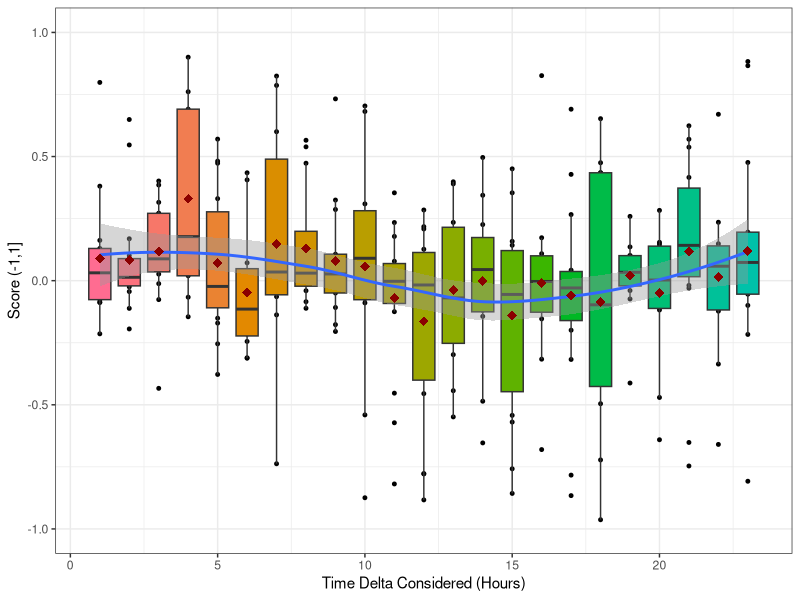
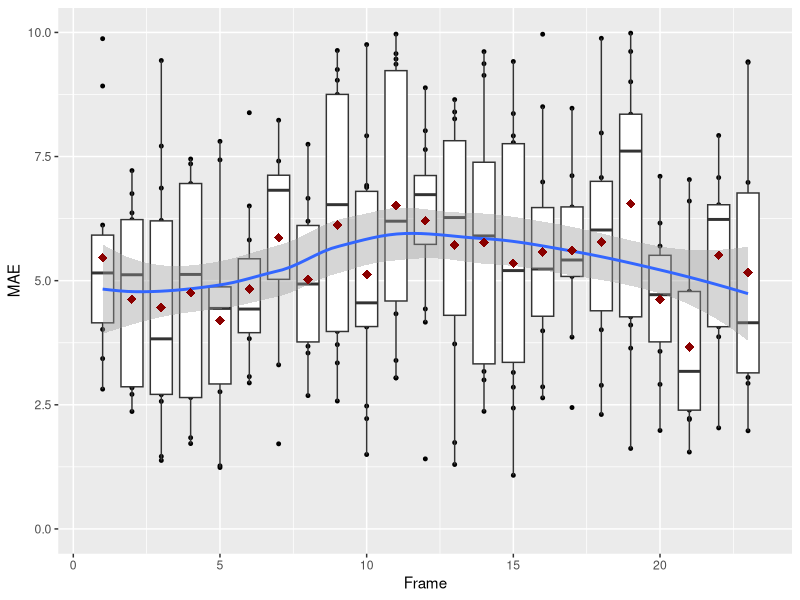
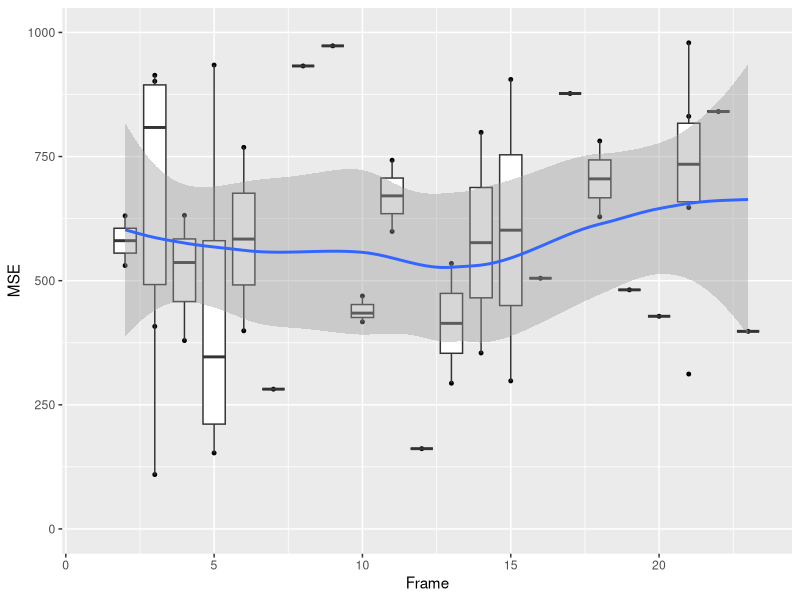
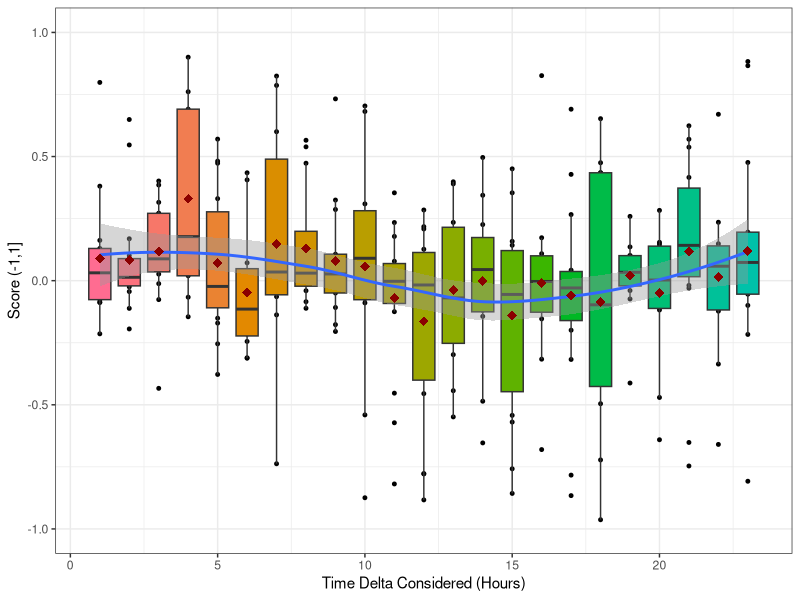

Reproduce these figures in R, in order.
library(ggplot2)
data <-read.csv('../raw/ML.tsv', header=T, sep='\t')
attach(data)

# Accuracy
ggplot(data, aes(x=Frame, y=Accuracy, group =1, fill=factor(Frame))) + 
geom_point(size=1)+ scale_y_continuous(limits = c(-1,1)) + 
geom_boxplot(aes(group=Frame),outlier.shape=NA) + stat_smooth() +
scale_fill_hue(h=c(0, 180)) + ylab("Score (-1,1]") + xlab("Time Delta Considered (Hours)")  +
theme_bw() +
theme(legend.position="none") +
stat_summary(fun.y=mean, colour="darkred", geom="point", 
               shape=18, size=3,show_guide = FALSE)
ggsave("../../paper/figures/ML_accuracy.pdf", width=8, height=6)

# MAE
ggplot(data, aes(x=Frame, y=MAE)) + 
geom_point(size=1)+ scale_y_continuous(limits = c(0,10)) + 
geom_boxplot(aes(group=Frame),outlier.shape=NA) + stat_smooth() +
stat_summary(fun.y=mean, colour="darkred", geom="point", 
               shape=18, size=3,show_guide = FALSE)

# MSE
ggplot(data, aes(x=Frame, y=MSE)) + 
geom_point(size=1)+ scale_y_continuous(limits = c(0,1000)) + 
geom_boxplot(aes(group=Frame),outlier.shape=NA) + stat_smooth()


